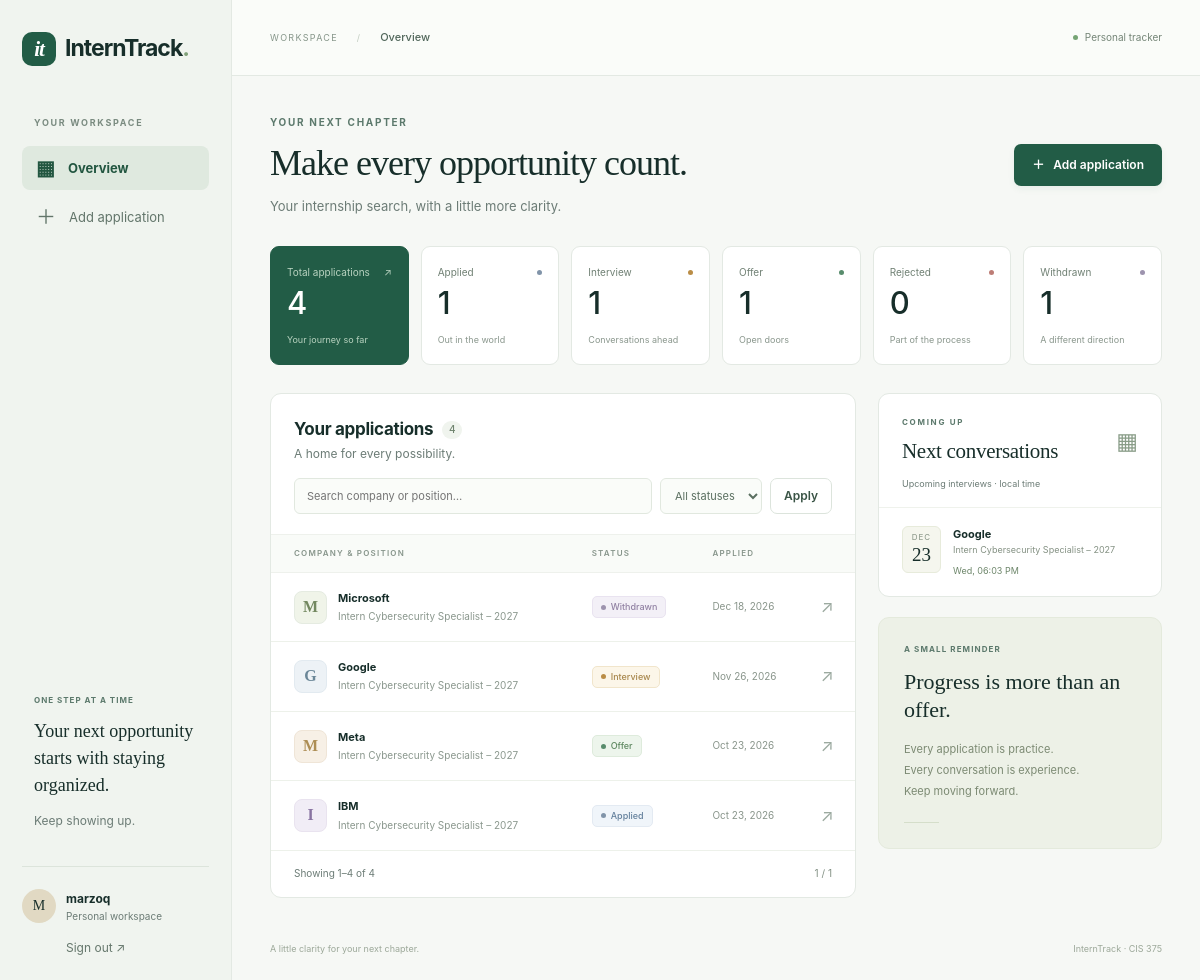
Screenshot of / (signed in) with the database file from the repository.
### interntrack/models.py (models this page shows, shortened)
class User(UserMixin, db.Model):
    id = db.Column(db.Integer, primary_key=True)
    username = db.Column(db.String(40), nullable=False, unique=True)
    password_hash = db.Column(db.String(256), nullable=False)

class Application(db.Model):
    id = db.Column(db.Integer, primary_key=True)
    user_id = db.Column(db.Integer, db.ForeignKey('user.id'), nullable=False, index=True)
    company = db.Column(db.String(100), nullable=False)
    position = db.Column(db.String(150), nullable=False)
    applied_date = db.Column(db.Date, nullable=False)
    status = db.Column(db.String(20), nullable=False, default='Applied')
    job_url = db.Column(db.String(1000), nullable=False, default='')
    interview_datetime = db.Column(db.DateTime, nullable=True)
    notes = db.Column(db.Text, nullable=False, default='')
    created_at = db.Column(db.DateTime, nullable=False, default=datetime.now)
    __table_args__ = (db.CheckConstraint("status IN ('Applied','Interview','Offer','Rejected','Withdrawn')", name='valid_status'),)

### interntrack/routes.py (the view)
@main.get('/')
@login_required
def dashboard():
    q = request.args.get('q', '').strip()[:150]
    status = request.args.get('status', '')
    if status not in STATUSES:
        status = ''
    base = db.select(Application).where(Application.user_id == current_user.id)
    filtered = base
    if q:
        filtered = filtered.where(or_(Application.company.icontains(q, autoescape=True), Application.position.icontains(q, autoescape=True)))
    if status:
        filtered = filtered.where(Application.status == status)
    total = db.session.scalar(db.select(func.count()).select_from(filtered.subquery()))
    pages = max(1, math.ceil(total / 10))
    page = min(max(request.args.get('page', 1, type=int) or 1, 1), pages)
    applications = db.session.scalars(filtered.order_by(Application.applied_date.desc(), Application.id.desc()).offset((page - 1) * 10).limit(10)).all()
    grouped = db.session.execute(db.select(Application.status, func.count()).where(Application.user_id == current_user.id).group_by(Application.status)).all()
    counts = {s: 0 for s in STATUSES}
    counts.update(dict(grouped))
    upcoming = db.session.scalars(base.where(Application.interview_datetime >= datetime.now(), Application.status == 'Interview').order_by(Application.interview_datetime, Application.id).limit(5)).all()
    return render_template('dashboard.html', applications=applications, counts=counts, upcoming=upcoming, total=total, page=page, pages=pages, q=q, status=status)

### interntrack/templates/dashboard.html (shortened to what this page needs)
{% extends 'base.html' %}{% from 'macros.html' import badge %}
{% block content %}
<div class="page-heading"><div><span class="eyebrow">YOUR NEXT CHAPTER</span><h1>Make every opportunity count.</h1><p class="muted">Your internship search, with a little more clarity.</p></div><a class="button primary" href="{{ url_for('main.create_application') }}"><span aria-hidden="true">＋</span> Add application</a></div>
<section class="stats" aria-label="Application statistics">
  <a class="stat total {{ 'selected' if not status }}" href="{{ url_for('main.dashboard') }}"><span>Total applications <span aria-hidden="true">↗</span></span><strong>{{ counts.values()|sum }}</strong><small>Your journey so far</small></a>
  {% for label in statuses %}<a class="stat {{ label|lower }} {{ 'selected' if status == label }}" href="{{ url_for('main.dashboard', status=label) }}"><span>{{ label }} <i class="status-dot" aria-hidden="true"></i></span><strong>{{ counts[label] }}</strong><small>{{ {'Applied':'Out in the world', 'Interview':'Conversations ahead', 'Offer':'Open doors', 'Rejected':'Part of the process', 'Withdrawn':'A different direction'}[label] }}</small></a>{% endfor %}
</section>
<div class="dashboard-grid">
<section class="panel application-panel"><div class="panel-heading"><div><h2>Your applications <span class="count">{{ total }}</span></h2><p class="small muted">A home for every possibility.</p></div></div>
  <form class="filters" method="get" action="{{ url_for('main.dashboard') }}"><div class="search-field"><input id="q" name="q" type="search" placeholder="Search company or position…" value="{{ q }}" maxlength="150"></div><select id="status" name="status"><option value="">All statuses</option></select><button class="button secondary compact">Apply</button></form>
  {% if applications %}<div class="table-scroll"><table class="applications-table"><thead><tr><th>COMPANY &amp; POSITION</th><th>STATUS</th><th>APPLIED</th><th><span class="sr-only">Details</span></th></tr></thead><tbody>
  {% for app in applications %}<tr><td><a class="company-cell" href="{{ url_for('main.detail', application_id=app.id) }}"><span class="company-avatar tone-{{ loop.index0 % 4 }}">{{ app.company[:1]|upper }}</span><span><b>{{ app.company }}</b><small>{{ app.position }}</small></span></a></td><td>{{ badge(app.status) }}</td><td class="date-cell">{{ app.applied_date.strftime('%b %d, %Y') }}</td><td><a class="row-link" href="{{ url_for('main.detail', application_id=app.id) }}" aria-label="View {{ app.company }} application">↗</a></td></tr>{% endfor %}
  </tbody></table></div><div class="table-footer"><span class="small muted">Showing {{ (page - 1) * 10 + 1 }}–{{ [page * 10, total]|min }} of {{ total }}</span><nav class="pagination" aria-label="Applications pages"><span>{{ page }} / {{ pages }}</span></nav></div>
  {% endif %}
</section>
<aside class="right-rail"><section class="panel interviews"><div class="panel-heading"><div><span class="eyebrow">COMING UP</span><h2>Next conversations</h2></div><span class="calendar-mark" aria-hidden="true">▦</span></div><p class="small muted rail-caption">Upcoming interviews · local time</p>
{% for app in upcoming %}<a class="interview-card" href="{{ url_for('main.detail', application_id=app.id) }}"><span class="date-tile"><small>{{ app.interview_datetime.strftime('%b')|upper }}</small><b>{{ app.interview_datetime.strftime('%d') }}</b></span><span><b>{{ app.company }}</b><small>{{ app.position }}</small><span class="interview-time">{{ app.interview_datetime.strftime('%a, %I:%M %p') }}</span></span></a>{% else %}<div class="rail-empty"><p>No interviews on the horizon yet.</p><span class="small muted">Add an interview date and choose Interview status to see it here.</span></div>{% endfor %}</section>
<section class="tip-card"><span class="eyebrow">A SMALL REMINDER</span><h3>Progress is more than an offer.</h3><p>Every application is practice.<br>Every conversation is experience.<br>Keep moving forward.</p><div class="tip-line" aria-hidden="true"></div></section></aside>
</div>
{% endblock %}

### interntrack/templates/base.html (shortened to what this page needs)
<!doctype html>
<html lang="en">
<head>
  <link rel="stylesheet" href="{{ url_for('static', filename='style.css') }}">
</head>
<body>
{% if current_user.is_authenticated %}
<aside class="sidebar">
  <a class="brand" href="{{ url_for('main.dashboard') }}"><span class="brand-icon">it</span>InternTrack<span class="brand-dot">.</span></a>
  <span class="nav-caption">YOUR WORKSPACE</span>
  <nav aria-label="Main navigation">
    <a class="nav-item {{ 'active' if request.endpoint == 'main.dashboard' }}" href="{{ url_for('main.dashboard') }}"><span aria-hidden="true">▦</span> Overview</a>
    <a class="nav-item {{ 'active' if request.endpoint == 'main.create_application' }}" href="{{ url_for('main.create_application') }}"><span aria-hidden="true">＋</span> Add application</a>
  </nav>
  <div class="sidebar-note"><span class="eyebrow">ONE STEP AT A TIME</span><p>Your next opportunity<br>starts with staying organized.</p><span class="small muted">Keep showing up.</span></div>
  <div class="profile"><span class="avatar">{{ current_user.username[0]|upper }}</span><div><strong>{{ current_user.username }}</strong><span class="small muted">Personal workspace</span></div></div>
  <form action="{{ url_for('main.logout') }}" method="post" class="logout"><input type="hidden" name="csrf_token" value="{{ csrf_token() }}"><button class="text-button" type="submit">Sign out ↗</button></form>
</aside>
{% endif %}
<div class="{{ 'workspace' if current_user.is_authenticated else 'public-workspace' }}">
{% if current_user.is_authenticated %}<header class="topbar"><span>WORKSPACE <span class="crumb">/</span> <b>{% block crumb %}Overview{% endblock %}</b></span><span class="local-tag"><span></span> Personal tracker</span></header>{% endif %}
<main id="main" class="{{ 'content' if current_user.is_authenticated else '' }}">
  {% block content %}{% endblock %}
</main>
{% if current_user.is_authenticated %}<footer class="footer">A little clarity for your next chapter.<span>InternTrack · CIS 375</span></footer>{% endif %}
</div>
</body>
</html>

### interntrack/templates/macros.html (shortened to what this page needs)
{% macro badge(status) %}<span class="badge {{ status|lower }}"><span aria-hidden="true"></span>{{ status }}</span>{% endmacro %}

### rows the page displays
User: username "M", username "marzoq"
Application: status "Applied", counts "1", value "Out in the world", company "I", company "IBM", position "Intern Cybersecurity Specialist – 2027", applied_date "Oct 23, 2026"
Application: status "Interview", user "1", value "Conversations ahead", company "G", company "Google", position "Intern Cybersecurity Specialist – 2027", applied_date "Nov 26, 2026", interview_datetime "DEC", interview_datetime "23", interview_datetime "Wed, 06:03 PM"
Application: status "Offer", user "1", value "Open doors", company "M", company "Meta", position "Intern Cybersecurity Specialist – 2027", applied_date "Oct 23, 2026"
Application: status "Withdrawn", user "1", value "A different direction", company "M", company "Microsoft", position "Intern Cybersecurity Specialist – 2027", applied_date "Dec 18, 2026"

### other values shown
{{ counts.values()|sum }} "4"
{{ label }} "Rejected"
{{ counts[label] }} "0"
{{ total }} "4"
{{ (page - 1) * 10 + 1 }} "1"
{{ [page * 10, total]|min }} "4"
{{ page }} "1"
{{ pages }} "1"
